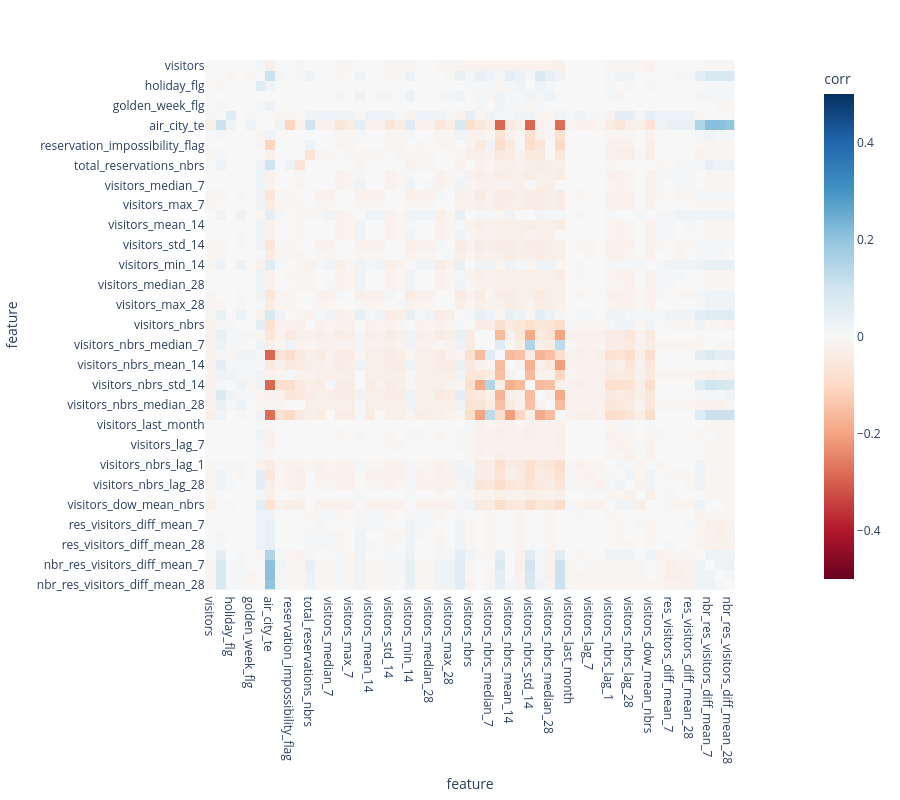

The cell this chart's notebook holds for it:
### Code cell
corr_diff = (corr.abs() - corr_before.abs()).reindex(index=corr.index, columns=corr.columns).round(2)
plot_corr_matrix(corr_diff, 0.5)

### Figure 1 — Plotly figure (JSON) as saved in the notebook; plotly's stock layout.template omitted (floating-point values rounded to 4 significant figures; data arrays with more than 128 entries replaced by an {"elided": "..."} marker saying what was removed)
{"data": [{"coloraxis": "coloraxis", "name": "0", "x": ["visitors", "opened_recently", "holiday_flg", "days_from_holiday", "golden_week_flg", "open_usually", "air_city_te", "air_genre_te", "reservation_impossibility_flag", "total_reservations", "total_reservations_nbrs", "visitors_mean_7", "visitors_median_7", "visitors_std_7", "visitors_max_7", "visitors_min_7", "visitors_mean_14", "visitors_median_14", "visitors_std_14", "visitors_max_14", "visitors_min_14", "visitors_mean_28", "visitors_median_28", "visitors_std_28", "visitors_max_28", "visitors_min_28", "visitors_nbrs", "visitors_nbrs_mean_7", "visitors_nbrs_median_7", "visitors_nbrs_std_7", "visitors_nbrs_mean_14", "visitors_nbrs_median_14", "visitors_nbrs_std_14", "visitors_nbrs_mean_28", "visitors_nbrs_median_28", "visitors_nbrs_std_28", "visitors_last_month", "visitors_lag_1", "visitors_lag_7", "visitors_lag_28", "visitors_nbrs_lag_1", "visitors_nbrs_lag_7", "visitors_nbrs_lag_28", "visitors_dow_mean", "visitors_dow_mean_nbrs", "res_visitors_diff", "res_visitors_diff_mean_7", "res_visitors_diff_mean_14", "res_visitors_diff_mean_28", "nbr_res_visitors_diff", "nbr_res_visitors_diff_mean_7", "nbr_res_visitors_diff_mean_14", "nbr_res_visitors_diff_mean_28"], "y": ["visitors", "opened_recently", "holiday_flg", "days_from_holiday", "golden_week_flg", "open_usually", "air_city_te", "air_genre_te", "reservation_impossibility_flag", "total_reservations", "total_reservations_nbrs", "visitors_mean_7", "visitors_median_7", "visitors_std_7", "visitors_max_7", "visitors_min_7", "visitors_mean_14", "visitors_median_14", "visitors_std_14", "visitors_max_14", "visitors_min_14", "visitors_mean_28", "visitors_median_28", "visitors_std_28", "visitors_max_28", "visitors_min_28", "visitors_nbrs", "visitors_nbrs_mean_7", "visitors_nbrs_median_7", "visitors_nbrs_std_7", "visitors_nbrs_mean_14", "visitors_nbrs_median_14", "visitors_nbrs_std_14", "visitors_nbrs_mean_28", "visitors_nbrs_median_28", "visitors_nbrs_std_28", "visitors_last_month", "visitors_lag_1", "visitors_lag_7", "visitors_lag_28", "visitors_nbrs_lag_1", "visitors_nbrs_lag_7", "visitors_nbrs_lag_28", "visitors_dow_mean", "visitors_dow_mean_nbrs", "res_visitors_diff", "res_visitors_diff_mean_7", "res_visitors_diff_mean_14", "res_visitors_diff_mean_28", "nbr_res_visitors_diff", "nbr_res_visitors_diff_mean_7", "nbr_res_visitors_diff_mean_14", "nbr_res_visitors_diff_mean_28"], "z": {"elided": "53x53 float values"}, "type": "heatmap", "xaxis": "x", "yaxis": "y", "hovertemplate": "feature: %{x}<br>feature: %{y}<br>corr: %{z}<extra></extra>"}], "layout": {"xaxis": {"anchor": "y", "domain": [0.0, 1.0], "scaleanchor": "y", "constrain": "domain", "title": {"text": "feature"}}, "yaxis": {"anchor": "x", "domain": [0.0, 1.0], "autorange": "reversed", "constrain": "domain", "title": {"text": "feature"}}, "coloraxis": {"colorbar": {"title": {"text": "corr"}}, "colorscale": [[0.0, "rgb(103,0,31)"], [0.1, "rgb(178,24,43)"], [0.2, "rgb(214,96,77)"], [0.3, "rgb(244,165,130)"], [0.4, "rgb(253,219,199)"], [0.5, "rgb(247,247,247)"], [0.6, "rgb(209,229,240)"], [0.7, "rgb(146,197,222)"], [0.8, "rgb(67,147,195)"], [0.9, "rgb(33,102,172)"], [1.0, "rgb(5,48,97)"]], "cmin": -0.5, "cmax": 0.5}, "margin": {"t": 60}, "width": 900, "height": 800}}
